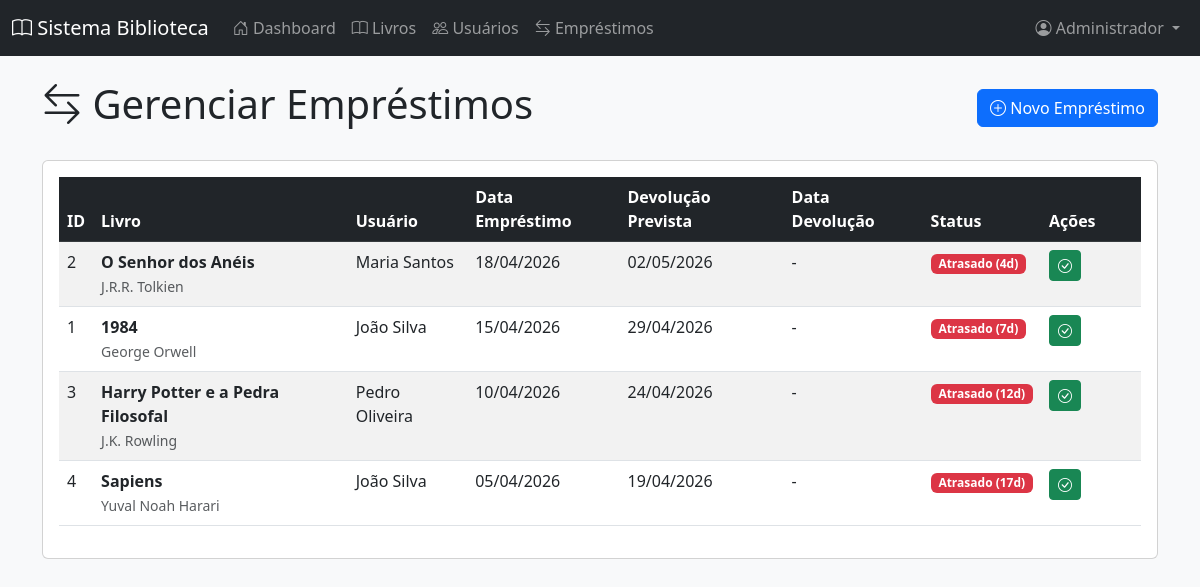
/emprestimos.php (signed in), run on the app's committed database.
### tables this page shows
CREATE TABLE IF NOT EXISTS emprestimos (
    id INT AUTO_INCREMENT PRIMARY KEY,
    livro_id INT NOT NULL,
    usuario_id INT NOT NULL,
    data_emprestimo DATE NOT NULL,
    data_prevista_devolucao DATE NOT NULL,
    data_devolucao DATE NULL,
    status ENUM('ativo', 'devolvido', 'atrasado') DEFAULT 'ativo',
    observacoes TEXT,
    FOREIGN KEY (livro_id) REFERENCES livros(id) ON DELETE CASCADE,
    FOREIGN KEY (usuario_id) REFERENCES usuarios(id) ON DELETE CASCADE
);

CREATE TABLE IF NOT EXISTS livros (
    id INT AUTO_INCREMENT PRIMARY KEY,
    titulo VARCHAR(255) NOT NULL,
    autor VARCHAR(255) NOT NULL,
    isbn VARCHAR(20),
    editora VARCHAR(100),
    ano_publicacao INT,
    quantidade INT DEFAULT 1,
    quantidade_disponivel INT DEFAULT 1,
    categoria VARCHAR(100),
    localizacao VARCHAR(50),
    data_cadastro TIMESTAMP DEFAULT CURRENT_TIMESTAMP
);

CREATE TABLE IF NOT EXISTS usuarios (
    id INT AUTO_INCREMENT PRIMARY KEY,
    nome VARCHAR(255) NOT NULL,
    email VARCHAR(255) UNIQUE NOT NULL,
    telefone VARCHAR(20),
    cpf VARCHAR(14) UNIQUE,
    endereco TEXT,
    tipo ENUM('administrador', 'bibliotecario', 'leitor') DEFAULT 'leitor',
    senha VARCHAR(255) NOT NULL,
    ativo BOOLEAN DEFAULT TRUE,
    data_cadastro TIMESTAMP DEFAULT CURRENT_TIMESTAMP
);

### config/dados.php (called while the page is built, shortened)
<?php
function formatarData($data) {
    if (empty($data)) return '-';
    $dt = new DateTime($data);
    return $dt->format('d/m/Y');
}
function calcularDiasAtraso($dataPrevisao) {
    $hoje = new DateTime();
    $previsao = new DateTime($dataPrevisao);
    $diff = $hoje->diff($previsao);
    if ($hoje > $previsao) {
        return $diff->days;
    }
    return 0;
}
?>

### emprestimos.php (the view, shortened to what this page needs)
<?php
require_once 'config/dados.php';
$emprestimos = $conn->query("
    SELECT e.*, l.titulo, l.autor, u.nome as usuario_nome
    FROM emprestimos e
    JOIN livros l ON e.livro_id = l.id
    JOIN usuarios u ON e.usuario_id = u.id
    ORDER BY e.data_emprestimo DESC
");
?>
<!DOCTYPE html>
<html lang="pt-BR">
<head>
    <link href="https://cdn.jsdelivr.net/npm/bootstrap@5.3.0/dist/css/bootstrap.min.css" rel="stylesheet">
    <link rel="stylesheet" href="https://cdn.jsdelivr.net/npm/bootstrap-icons@1.11.0/font/bootstrap-icons.css">
</head>
<body class="bg-light">
    <?php include 'includes/menu.php'; ?>
    <div class="container mt-4">
        <div class="d-flex justify-content-between align-items-center mb-4">
            <h1><i class="bi bi-arrow-left-right"></i> Gerenciar Empréstimos</h1>
            <a href="emprestimo_cadastrar.php" class="btn btn-primary">
                <i class="bi bi-plus-circle"></i> Novo Empréstimo
            </a>
        </div>
        <div class="card">
            <div class="card-body">
                <div class="table-responsive">
                    <table class="table table-striped table-hover">
                        <thead class="table-dark">
                            <tr>
                                <th>ID</th>
                                <th>Livro</th>
                                <th>Usuário</th>
                                <th>Data Empréstimo</th>
                                <th>Devolução Prevista</th>
                                <th>Data Devolução</th>
                                <th>Status</th>
                                <th width="100">Ações</th>
                            </tr>
                        </thead>
                        <tbody>
                            <?php while ($emp = $emprestimos->fetch_assoc()): ?>
                                <?php
                                $diasAtraso = calcularDiasAtraso($emp['data_prevista_devolucao']);
                                if ($emp['status'] === 'devolvido') {
                                    $statusClass = 'success';
                                    $statusTexto = 'Devolvido';
                                } elseif ($diasAtraso > 0) {
                                    $statusClass = 'danger';
                                    $statusTexto = "Atrasado ({$diasAtraso}d)";
                                } else {
                                    $statusClass = 'warning';
                                    $statusTexto = 'Ativo';
                                }
                                ?>
                                <tr>
                                    <td><?php echo $emp['id']; ?></td>
                                    <td>
                                        <strong><?php echo htmlspecialchars($emp['titulo']); ?></strong><br>
                                        <small class="text-muted"><?php echo htmlspecialchars($emp['autor']); ?></small>
                                    </td>
                                    <td><?php echo htmlspecialchars($emp['usuario_nome']); ?></td>
                                    <td><?php echo formatarData($emp['data_emprestimo']); ?></td>
                                    <td><?php echo formatarData($emp['data_prevista_devolucao']); ?></td>
                                    <td><?php echo formatarData($emp['data_devolucao']); ?></td>
                                    <td>
                                        <span class="badge bg-<?php echo $statusClass; ?>"><?php echo $statusTexto; ?></span>
                                    </td>
                                    <td>
                                        <?php if ($emp['status'] !== 'devolvido'): ?>
                                            <a href="devolucao.php?id=<?php echo $emp['id']; ?>" class="btn btn-sm btn-success" title="Registrar Devolução">
                                                <i class="bi bi-check-circle"></i>
                                            </a>
                                        <?php else: ?>
                                            <span class="text-muted">-</span>
                                        <?php endif; ?>
                                    </td>
                                </tr>
                            <?php endwhile; ?>
                        </tbody>
                    </table>
                </div>
            </div>
        </div>
    </div>
</body>
</html>

### data on the page
emprestimos: id "2", livro.titulo "O Senhor dos Anéis", livro.autor "J.R.R. Tolkien", usuario.nome "Maria Santos", data_emprestimo "18/04/2026", data_prevista_devolucao "02/05/2026", data_devolucao "-", data_prevista_devolucao "Atrasado (4d)"
emprestimos: id "1", livro.titulo "1984", livro.autor "George Orwell", usuario.nome "João Silva", data_emprestimo "15/04/2026", data_prevista_devolucao "29/04/2026", data_devolucao "-", data_prevista_devolucao "Atrasado (7d)"
emprestimos: id "3", livro.titulo "Harry Potter e a Pedra Filosofal", livro.autor "J.K. Rowling", usuario.nome "Pedro Oliveira", data_emprestimo "10/04/2026", data_prevista_devolucao "24/04/2026", data_devolucao "-", data_prevista_devolucao "Atrasado (12d)"
emprestimos: id "4", livro.titulo "Sapiens", livro.autor "Yuval Noah Harari", usuario.nome "João Silva", data_emprestimo "05/04/2026", data_prevista_devolucao "19/04/2026", data_devolucao "-", data_prevista_devolucao "Atrasado (17d)"

### other printed values
getNomeUsuario() "Administrador"
